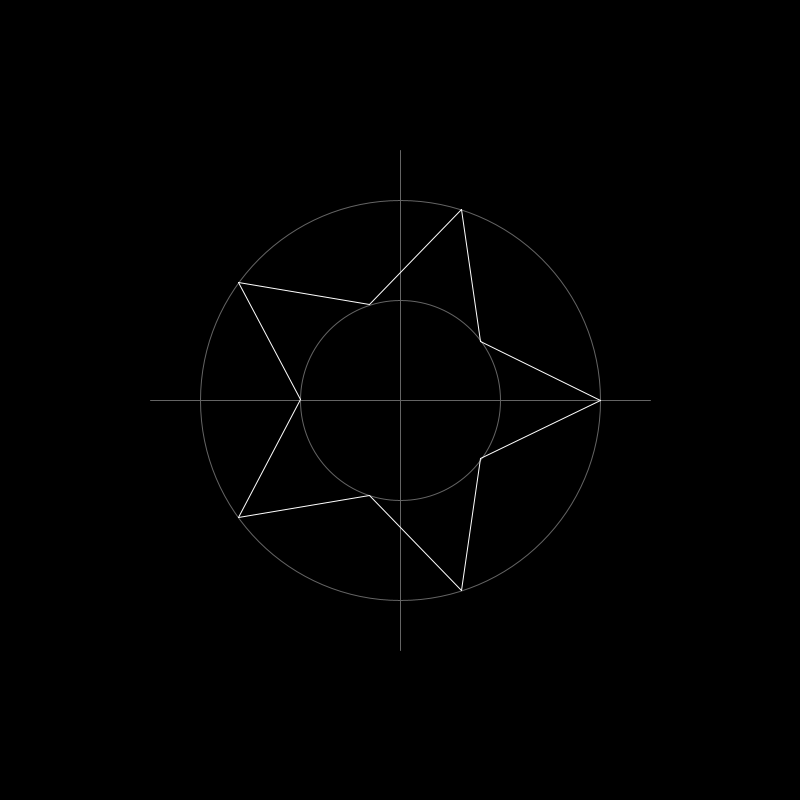
Frame 1 (no input)
Frame 60 (the mouse pressed at the canvas centre just before this capture): identical to frame 1, image omitted
Frame 120 (the mouse held since frame 60 and released just before this capture): identical to frame 1, image omitted

The Processing sketch that drew this single still picture (run headless with seeded random() and noise(); from frame 60 on, the mouse is pressed at the canvas centre):

// Processing sketch: sketch_01d_stars
// ── sketch_01d_stars.pde
int sides= 5;
int outerRadius = 200;
int innerRadius = 100;
int rotation=0;

void setup() {
  size(800, 800); //We set up the size of the display
  background(0);  //We set up the background color
  frameRate(24);  //We set up the frame rate of the application (24 frames per second = normal movie frame rate)
}

void draw(){
  background(0); // We clear the screen in every frame by coloring it black 
  
  //rotation = rotation +2; //We increment rotation by 2º in every frame
  
  translate(400,400);    //we put the coords center in (400,400) so it's in the center of the canvas
  //rotate(radians(-90)); //this line rotates the viewport 90º counterclockwise to make the 0º face upwards. (it rotates everything, even the text!!!)
  
  stroke(100,100,100);   // We set the color to grey and we draw both axis
  
  line(-250,0,250,0);  
  line(0,-250,0,250);
  
  noFill();                                      //We make the fill of the objects invisible
  ellipse(0,0,innerRadius*2, innerRadius*2);     //so we can draw the reference circles (inner & outer)
  ellipse(0,0,outerRadius*2, outerRadius*2);
   
  stroke(255,255,255);  // We set the color to white
  
  // We draw the polygon
  for(int i=0;i<sides; i++){
    float vert1X = outerRadius*cos(radians((360/sides)*i)+radians(rotation));      //Here we find the x and y coordinates of the current vertex
    float vert1Y = outerRadius*sin(radians((360/sides)*i)+radians(rotation));
    float vert2X = innerRadius*cos(radians((360/(sides*2))*(i*2+1))+radians(rotation));  //The next inner vertex
    float vert2Y = innerRadius*sin(radians((360/(sides*2))*(i*2+1))+radians(rotation));  //Observe how we divide the reference circle in the double of segments
    float vert3X = outerRadius*cos(radians((360/sides)*(i+1))+radians(rotation));  //The next inner vertex
    float vert3Y = outerRadius*sin(radians((360/sides)*(i+1))+radians(rotation));  //using basic trigonometric operations
    
    line(vert1X, vert1Y,vert2X,vert2Y);                     //So we can draw a line between the current vertex and the next inner point
    line(vert2X, vert2Y,vert3X,vert3Y);                     //And the iner point and the next vertex
  }
}
